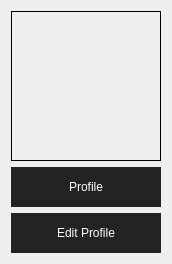
         <widget class="QFrame" name="ProfileFrame">
          <property name="geometry">
           <rect>
            <x>10</x>
            <y>10</y>
            <width>170</width>
            <height>262</height>
           </rect>
          </property>
          <property name="styleSheet">
           <string notr="true">border: none;</string>
          </property>
          <property name="frameShape">
           <enum>QFrame::StyledPanel</enum>
          </property>
          <property name="frameShadow">
           <enum>QFrame::Raised</enum>
          </property>
          <layout class="QVBoxLayout" name="verticalLayout">
           <item>
            <widget class="QLabel" name="ProfileLogo">
             <property name="sizePolicy">
              <sizepolicy hsizetype="Fixed" vsizetype="Fixed">
               <horstretch>0</horstretch>
               <verstretch>0</verstretch>
              </sizepolicy>
             </property>
             <property name="minimumSize">
              <size>
               <width>150</width>
               <height>150</height>
              </size>
             </property>
             <property name="focusPolicy">
              <enum>Qt::NoFocus</enum>
             </property>
             <property name="contextMenuPolicy">
              <enum>Qt::NoContextMenu</enum>
             </property>
             <property name="acceptDrops">
              <bool>false</bool>
             </property>
             <property name="toolTipDuration">
              <number>-1</number>
             </property>
             <property name="styleSheet">
              <string notr="true">border: 1px solid;
border-image: url(:/images/Logo5.png);


</string>
             </property>
             <property name="frameShape">
              <enum>QFrame::NoFrame</enum>
             </property>
             <property name="text">
              <string/>
             </property>
            </widget>
           </item>
           <item>
            <widget class="QPushButton" name="ProfileBtn">
             <property name="minimumSize">
              <size>
               <width>0</width>
               <height>40</height>
              </size>
             </property>
             <property name="styleSheet">
              <string notr="true">QPushButton{
  color:rgb(255,255,255);
  background-color: rgb(35, 35, 35);
  border:0px solid;
}</string>
             </property>
             <property name="text">
              <string>Profile</string>
             </property>
            </widget>
           </item>
           <item>
            <widget class="QPushButton" name="Editprofilebtn">
             <property name="minimumSize">
              <size>
               <width>0</width>
               <height>40</height>
              </size>
             </property>
             <property name="styleSheet">
              <string notr="true">QPushButton{
  color:rgb(255,255,255);
  background-color: rgb(35, 35, 35);
  border:0px solid;
}</string>
             </property>
             <property name="text">
              <string>Edit Profile</string>
             </property>
            </widget>
           </item>
          </layout>
         </widget>
